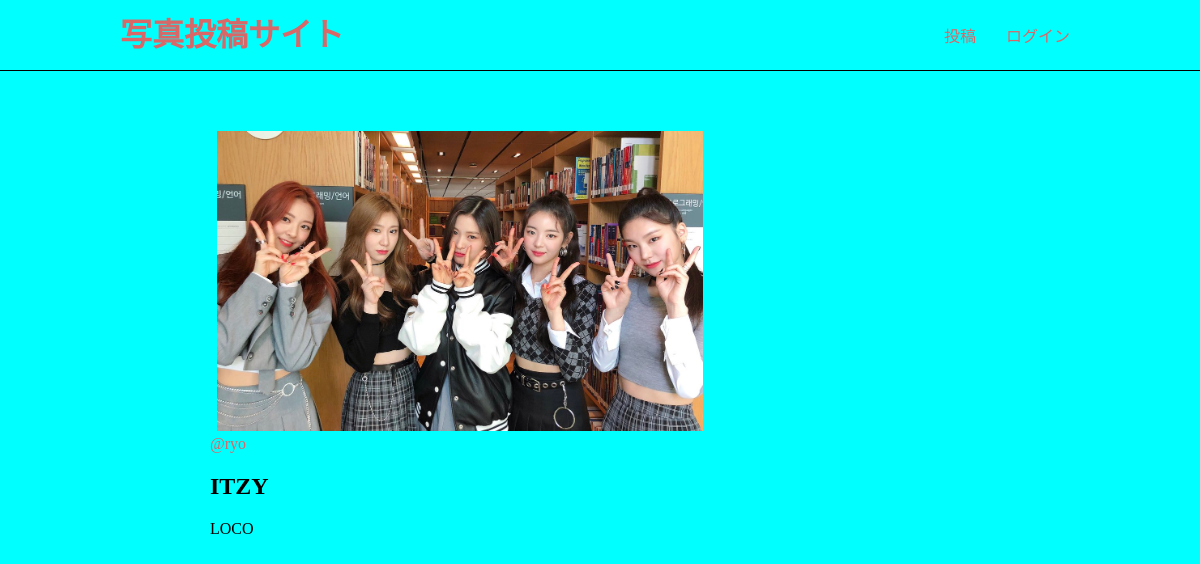
The page /photos/2/ on the database its author committed.
### app/models.py (models this page shows, shortened)
class Photo(models.Model):
    title = models.CharField(max_length=150)
    comment = models.TextField(blank=True)
    image = models.ImageField(upload_to='photos')
    category = models.ForeignKey(Category,
                                on_delete=models.PROTECT) # 追加
    user = models.ForeignKey(User, on_delete=models.CASCADE)
    created_at = models.DateTimeField(auto_now=True)

### app/views.py (the view)
# urls.py: path('photos/<int:pk>/', views.photos_detail, name='photos_detail'),
def photos_detail(request, pk):
        photo = get_object_or_404(Photo, pk=pk)
        return render(request, 'app/photos_detail.html', {'photo': photo})

### app/templates/app/photos_detail.html (shortened to what this page needs)
{% extends 'app/base.html' %} {% block content %}
<div class="photo-detail">
  <img src="{{ photo.image.url }}" class="photo-img" />
  <div class="photo-info">
    <a
      href="{% url 'app:users_detail'
                      photo.user.id %}"
      >@{{ photo.user }}</a
    >
  </div>
  <h2>{{ photo.title }}</h2>
  <p>{{ photo.comment }}</p>
</div>
{% endblock %}

### static/css/style.css (style rules this page uses)
html, body { margin: 0; background-color: cyan; }
div { box-sizing: border-box; }
a { text-decoration: none; color: rgb(216, 104, 104); }
.photo-img { width: 100%; max-width: 500px; height: 300px; object-fit: cover; border-radius: 4px; }
.photo-detail .photo-img { object-fit: contain; }

### rows shown on the page
Photo: image (picture), user "ryo", title "ITZY", comment "LOCO"
